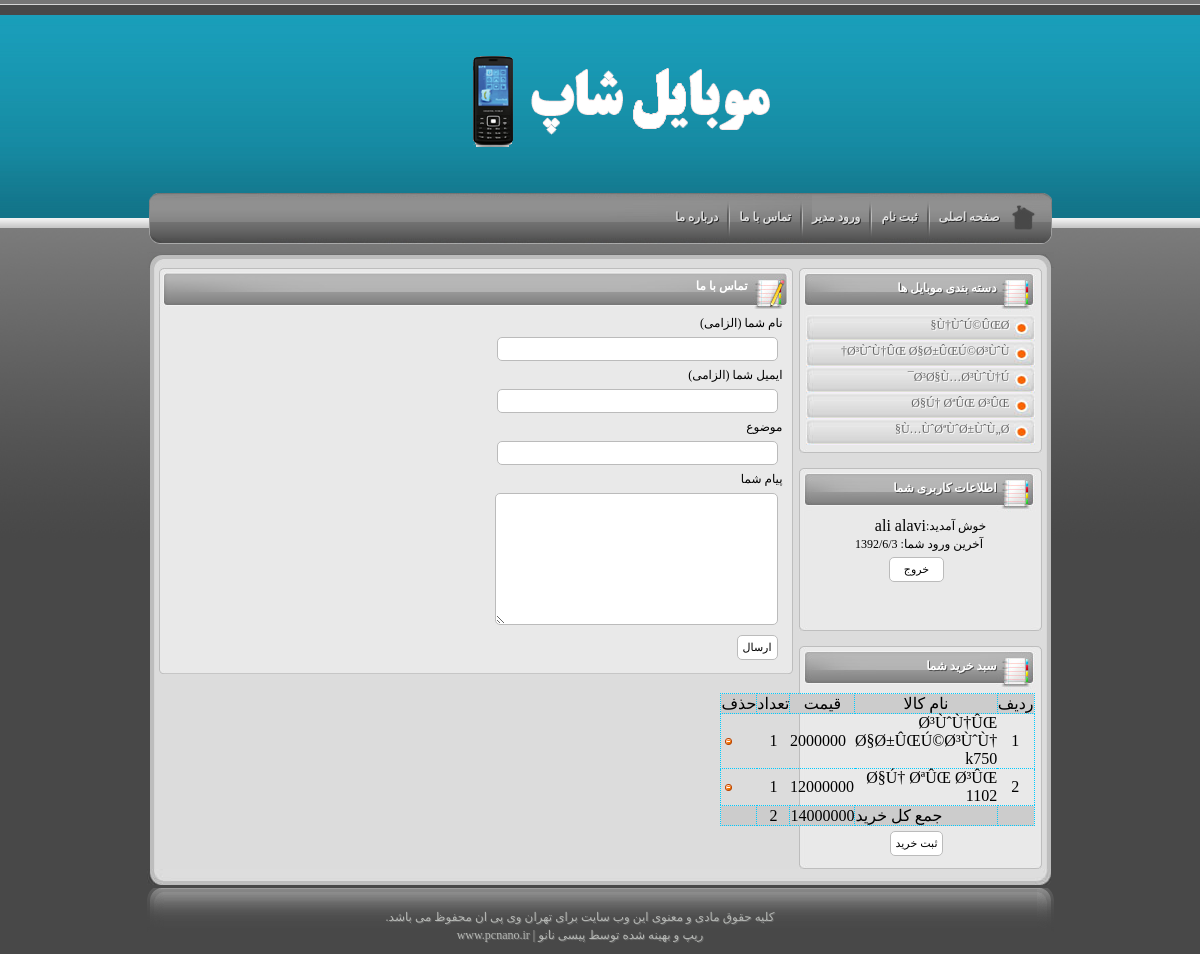
Screenshot of /project_shop/funcs/editor/tamas.php (signed in) with the database file from the repository.
### tables this page shows
CREATE TABLE `tblcat` (
  `catid` int(2) NOT NULL auto_increment,
  `name` varchar(1000) NOT NULL,
  PRIMARY KEY  (`catid`)
);

CREATE TABLE `tblbascket` (
  `userid` varchar(30) NOT NULL,
  `productid` int(2) NOT NULL,
  `tedad` int(2) NOT NULL default '1',
  `flag` int(2) NOT NULL default '0'
);

CREATE TABLE `tblproducts` (
  `productid` int(3) NOT NULL auto_increment,
  `catid` int(2) NOT NULL,
  `name` varchar(1000) NOT NULL,
  `gheymat` decimal(18,0) NOT NULL default '0',
  `pic` mediumblob,
  `tozihate` varchar(10000) default NULL,
  `emtiyaz` int(2) NOT NULL default '0',
  `tarikh` varchar(100) default NULL,
  PRIMARY KEY  (`productid`)
);

### project_shop/funcs/editor/funcs/funcs.php (called while the page is built, shortened)
<?php
function getproductName($pid)
{
	$p="select * from tblproducts where productid=".$pid;
	$r=mysql_query($p);
	$row=mysql_fetch_assoc($r);
	return $row['name'];
}
function getproductPrice($pid)
{
	$p="select * from tblproducts where productid=".$pid;
	$r=mysql_query($p);
	$row=mysql_fetch_assoc($r);
	return $row['gheymat'];
}
?>

### project_shop/funcs/editor/tamas.php (the view, shortened to what this page needs)
<?php session_start();
	include 'funcs/funcs.php';
	include 'funcs/num2str.php';
 ?>
﻿<!DOCTYPE html PUBLIC "-//W3C//DTD XHTML 1.0 Transitional//EN" "http://www.w3.org/TR/xhtml1/DTD/xhtml1-transitional.dtd">
<html xmlns="http://www.w3.org/1999/xhtml">
<head>
</head>
<body>
<div class="top"></div>
<div class="base">
<div class="middle">
<div class="logo">&nbsp; </div>
<div class="topmenu">
<div class="right"></div>
<?php include 'topmenu.php';?>
<div class="left">
</div>
<div class="content">
<div class="content_top"></div>
<div class="content_bg">
<div id="right2">
<div class="about"><div class="about_top"></div><div class="about_body">
		<div class="menu_title">
		  <h6>دسته بندی موبایل ها </h6>
		</div><div class="text">
		<ul>
				<?php
				$p="select * from tblcat";
				$r=mysql_query($p);
				while($row=mysql_fetch_assoc($r))
				echo '<li><a href="?cat='.$row['catid'].'" title="">'.$row['name'].'</a></li>';
				?>
		</ul>
		</div>
		</div>
		<div class="about_bottom"></div>
	</div>
	<p>&nbsp;</p>
	<?php include 'loginform.php'; ?>
</div>
<div id="left2">
<div class="post">
<div class="post_top"><h2><a href="#">تماس با ما</a></h2></div>
<div class="post_body">
<div class="text">
<div class="wpcf7" id="wpcf7-f16-p17-o1"><form action="/%D8%AA%D9%85%D8%A7%D8%B3-%D8%A8%D8%A7-%D9%85%D8%A7/#wpcf7-f16-p17-o1" method="post" class="wpcf7-form">
<p>نام شما (الزامی)<br />
    <span class="wpcf7-form-control-wrap your-name"><input type="text" name="your-name" value="" class="wpcf7-form-control wpcf7-text wpcf7-validates-as-required" size="40" /></span> </p>
<p>ایمیل شما (الزامی)<br />
    <span class="wpcf7-form-control-wrap your-email"><input type="text" name="your-email" value="" class="wpcf7-form-control wpcf7-text wpcf7-email wpcf7-validates-as-required wpcf7-validates-as-email" size="40" /></span> </p>
<p>موضوع<br />
    <span class="wpcf7-form-control-wrap your-subject"><input type="text" name="your-subject" value="" class="wpcf7-form-control wpcf7-text" size="40" /></span> </p>
<p>پیام شما<br />
    <span class="wpcf7-form-control-wrap your-message"><textarea name="your-message" class="wpcf7-form-control  wpcf7-textarea" cols="40" rows="10"></textarea></span> </p>
<p><input type="submit" value="ارسال" class="wpcf7-form-control  wpcf7-submit" /></p>
<div class="wpcf7-response-output wpcf7-display-none"></div></form></div>
</div></div>
<div class="post_bottom"></div>
</div>
</div>
</div>
<div class="content_bottom"></div>
</div>
<div class="footer">
<div class="footer_right"></div>
<div class="footer_body"><div class="text"><center>
کلیه حقوق مادی و معنوی این وب سایت برای تهران وی پی ان محفوظ می باشد.<br>
ریپ و بهینه شده توسط پیسی نانو | www.pcnano.ir <br>
</center>
</div></div>
<div class="footer_left"></div>
</div>
</div>
</div>
</body>
</html>

### project_shop/funcs/editor/funcs/num2str.php (shortened to what this page needs)
<!DOCTYPE html PUBLIC "-//W3C//DTD XHTML 1.0 Transitional//EN" "http://www.w3.org/TR/xhtml1/DTD/xhtml1-transitional.dtd">
<html xmlns="http://www.w3.org/1999/xhtml">
<head>
</head>
<body>

### project_shop/funcs/editor/topmenu.php (shortened to what this page needs)
<!DOCTYPE html PUBLIC "-//W3C//DTD XHTML 1.0 Transitional//EN" "http://www.w3.org/TR/xhtml1/DTD/xhtml1-transitional.dtd">
<html xmlns="http://www.w3.org/1999/xhtml">
<head>
</head>
<body>
<div class="body">
<ul id="iconbar">
<li class="home"><a href="index.php">صفحه اصلی  </a></li>
<li><a href="register.php">ثبت نام </a></li>
<li><a href="adminlogin.php">ورود مدیر </a></li>
<li><a href="tamas.php">تماس با ما </a></li>
<li><a href="about.php">درباره ما </a></li>
</ul>
</div>
</body>
</html>

### project_shop/funcs/editor/loginform.php (shortened to what this page needs)
<!DOCTYPE html PUBLIC "-//W3C//DTD XHTML 1.0 Transitional//EN" "http://www.w3.org/TR/xhtml1/DTD/xhtml1-transitional.dtd">
<html xmlns="http://www.w3.org/1999/xhtml">
<head>
</head>
<body>
<?php if($_SESSION['login']!=1)
{
?>
<div class="about"><div class="about_top"></div><div class="about_body">
		<div class="menu_title">
		  <h6>فرم ورود به سایت </h6>
		</div><div class="text">
		<form method="post" action="check.php">
		  <table width="100%" border="0" cellspacing="0" cellpadding="0" dir="ltr">
            <tr>
              <td><div align="right"><span class="style1">
              </span></div>                <span class="style1"><label>
                <?php echo $_SESSION['msg']; ?>
				<div align="right">
                  <input name="us" type="text" id="us" />
                </div>
                </label>
              </span></td>
              <td><span class="style1">:نام کاربری </span></td>
            </tr>
            <tr>
              <td><div align="right">
                <input name="pw" type="text" id="pw" />
              </div></td>
              <td><span class="style1">:کلمه عبور </span></td>
            </tr>
            <tr>
              <td colspan="2" align="center"><p class="style1">
                <label >
                <img src="funcs/captcha.php" />
              </p>
                <p class="style1">
                  <label>
                  <input name="captcha" type="text" id="captcha" />
                  </label>
                </p>
                <span class="style1" >
                <div align="center" class="style1">
                  <input type="submit" name="Submit2" value="پاک کردن" />
                  <input type="submit" name="Submit" value="   ورود   " />
                </div>
                </label>
				</span>
                <span class="style1">
                <label>
                <div align="center" class="style2">
                  <p><span class="style5"><a href="forget.php" class="style3 style2">رمز عبور خود را فراموش کرده ام</a></span></p>
                  <p><span class="style1"><a href="register.php" class="style2">ثبت نام نکرده ام</a></span></p>
                </div>
                </label>
              </span></td>
              </tr>
          </table>
		  </form>
		  <p>&nbsp;</p>
		  <p>&nbsp;</p>
		</div>
		</div>
		<div class="about_bottom"></div>
	</div>
	<?php  }
	else
	{
	?>
	<div class="about"><div class="about_top"></div><div class="about_body">
		<div class="menu_title">
		  <h6>اطلاعات کاربری شما </h6>
		</div><div class="text">
		<form method="post" action="logout.php">
		  <table width="100%" border="0" cellspacing="0" cellpadding="0" dir="ltr">
            <tr>
              <td width="53%" height="22"><div align="right"><?php echo $_SESSION['fn'].' '.$_SESSION['ln'] ?> </div></td>
              <td width="47%"><span class="style1">:خوش آمدید </span></td>
            </tr>
            <tr>
              <td colspan="2">
                <span class="style1">
                <label>
                <div align="center">آخرین ورود شما: <?php echo $_SESSION['lastlogin']; ?>
                </div>
                </span>
                <div align="center" class="style1">
                  <span class="style1">
                  <input type="submit" name="Submit" value="   خروج   " />
                    </span></div>
              </td>
              </tr>
          </table>
		  </form>
		  <p>&nbsp;</p>
		  <p>&nbsp;</p>
		</div>
		</div>
		<div class="about_bottom"></div>
	</div>
	<?php } ?>
	<p>&nbsp;</p>
		<div class="about"><div class="about_top"></div><div class="about_body">
		<div class="menu_title">
		  <h6>سبد خرید شما </h6>
		</div><div class="text">
		<form method="post" action="logout.php">
		  <table width="100%" border="0" cellspacing="0" cellpadding="0" dir="ltr">
            <tr>
              <td width="100%">
                <table width="100%" border="0" cellspacing="0" cellpadding="0" style="border:#00CCFF thin dotted">
                  <tr style="border:#00CCFF thin dotted">
                    <td width="11%" bgcolor="#CCCCCC" style="border:#00CCFF thin dotted"><div align="center">حذف</div></td>
                    <td width="9%" bgcolor="#CCCCCC" style="border:#00CCFF thin dotted"><div align="center">تعداد</div></td>
					<td width="28%" bgcolor="#CCCCCC" style="border:#00CCFF thin dotted"><div align="center">قیمت</div></td>
                    <td width="40%" bgcolor="#CCCCCC" style="border:#00CCFF thin dotted"><div align="center">نام کالا </div></td>
                    <td width="12%" bgcolor="#CCCCCC" style="border:#00CCFF thin dotted"><div align="center">ردیف</div></td>
                  </tr>
                    <?php
					$p="select * from tblbascket where userid='".$_SESSION['us']."' and flag=0";
					$r=mysql_query($p);
					$i=0;
					$sum=0;
					$sum2=0;
					while($rows=mysql_fetch_assoc($r))
					{
					$sum2+=$rows['tedad'];
					$sum+=getProductPrice($rows['productid']);
					echo "<tr style=\"border:#00CCFF thin dotted\"><td><img src='images/bullet_delete.png' ></td>
                    <td align=center>".$rows['tedad']."</td>
					<td align=left>".getProductPrice($rows['productid'])."</td>
                    <td align=right>".getproductName($rows['productid'])."</td>
                    <td align=center>".++$i."</td></tr>";
					}
					 ?>
					     <tr style="border:#00CCFF thin dotted">
                    <td width="11%" bgcolor="#CCCCCC" style="border:#00CCFF thin dotted"><div align="center"></div></td>
                    <td width="9%" bgcolor="#CCCCCC" style="border:#00CCFF thin dotted"><div align="center"><?php echo $sum2; ?></div></td>
					<td width="28%" bgcolor="#CCCCCC" style="border:#00CCFF thin dotted"><div align="center"><?php echo $sum; ?></div></td>
                    <td width="40%" bgcolor="#CCCCCC" style="border:#00CCFF thin dotted">جمع کل خرید </td>
                    <td width="12%" bgcolor="#CCCCCC" style="border:#00CCFF thin dotted">&nbsp;</td>
					     </tr>
              </table></td>
            </tr>
          </table>
		  </form>
		  <p>
		    <label>
		    <div align="center">
		      <form id="form1" name="form1" method="post" action="kharid.php">
		        <input type="submit" name="Submit3" value="ثبت خرید" />
          </form>
	        </div>
		    </label>
		  </p>
		  </div>
		</div>
		<div class="about_bottom"></div>
	</div>
</body>
</html>

### project_shop/funcs/editor/loginform.php (style rules this page uses)
.style1 { font-family: "B Lotus" }
.style1,body ,p { font-family: "B Lotus"; font-size:12px;color:#000000 }

### rows the page displays
tblcat: name "Ù†ÙˆÚ©ÛŒØ§"
tblcat: name "Ø³ÙˆÙ†ÛŒ Ø§Ø±ÛŒÚ©Ø³ÙˆÙ†"
tblcat: name "Ø³Ø§Ù…Ø³ÙˆÙ†Ú¯"
tblcat: name "Ø§Ú† ØªÛŒ Ø³ÛŒ"
tblcat: name "Ù…ÙˆØªÙˆØ±ÙˆÙ„Ø§"
tblbascket: tedad "1", productid.gheymat "2000000", productid.name "Ø³ÙˆÙ†ÛŒ Ø§Ø±ÛŒÚ©Ø³ÙˆÙ† k750"
tblbascket: tedad "1", productid.gheymat "12000000", productid.name "Ø§Ú† ØªÛŒ Ø³ÛŒ 1102"

### other values shown
$_SESSION['fn'] "ali"
$_SESSION['ln'] "alavi"
$_SESSION['lastlogin'] "1392/6/3"
$sum2 "2"
$sum "14000000"
